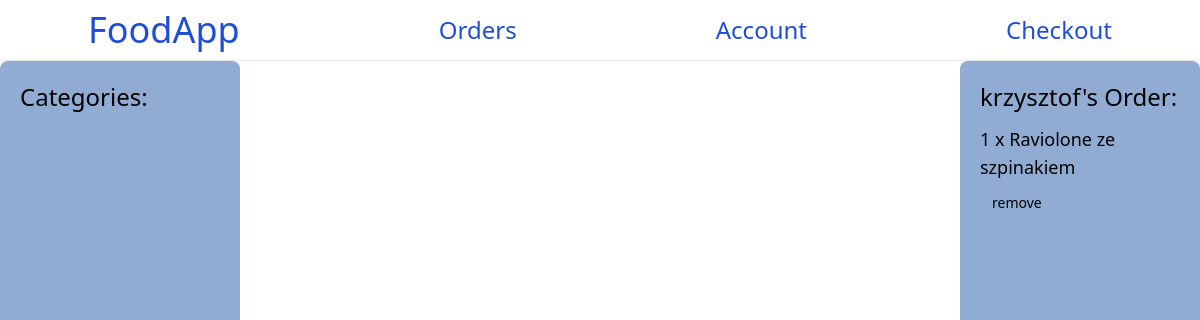
The page /restaurant/5 on the database its author committed.
### base/models.py (models this page shows, shortened)
class Order(models.Model):
    user = models.ForeignKey(User,on_delete=models.SET_NULL,null=True)
    items = models.ManyToManyField(OrderItem)
    combined_price = models.DecimalField(max_digits=10,decimal_places=2)
    delivery_price = models.DecimalField(max_digits=10,decimal_places=2)
    street = models.TextField(max_length=100)
    city = models.TextField(max_length=100)

class OrderItem(models.Model):
    items = models.ForeignKey(Item,on_delete=models.SET_NULL,null=True)
    quanity_for_order = models.DecimalField(max_digits=2,decimal_places=0)
    def __str__(self):
        return self.items.name

class Item(models.Model):
    place = models.ForeignKey(Restaurant, on_delete=models.SET_NULL, null=True)
    name = models.CharField(max_length=50)
    price = models.DecimalField(max_digits=10,decimal_places=2)
    type = models.CharField(
        max_length=32,
        choices=TYPES_OF_ITEMS,
        default='food',
    )

### base/views.py (the view, shortened to what this page needs)
# urls.py: path('restaurant/<str:pk>',views.restaurant,name='restaurant'),
def restaurant(request,pk):
    item_list = Item.objects.filter(place__id=pk)
    order = Order.objects.filter(user__username="krzysztof")[0]
    context = {'items': item_list,'order_items':order.items.all(),'order':order}
    return render(request,'base/restaurant.html',context)

### base/templates/base/restaurant.html (shortened to what this page needs)
{% extends 'main.html' %}
{% block content %}
<div class="items-center">
<div class="grid grid-cols-5 w-auto h-full">
<div class="col-span-1 bg-[#90acd3] h-screen p-5 rounded-lg">
    <h1 class="text-2xl">Categories:</h1>
</div>
<div class="col-span-3 content-center">
</div>
<div class="col-span-1 content-baseline bg-[#90acd3] bg-opacity-78 p-5 h-screen rounded-lg">
    <div>
        <h1 class="text-2xl pb-3">{{ order.user.username }}'s Order:</h1>
        <ul>
        <form method="post">
        {% for item in order_items %}
            <li class="text-lg">
                {% if item.quanity_for_order > 0 %}
                {{ item.quanity_for_order }} x
                {% endif %}
                {{ item }}
            </li>
            <button class="p-3 text-sm" name="remove-from-order" value="{{item.id}}">remove</button>
        {% endfor %}
        </form>
        </ul class="">
    </div>
</div>
</div>
</div>
{% endblock content %}

### rows shown on the page
Order: user.username "krzysztof"
OrderItem: quanity_for_order "1", items.name "Raviolone ze szpinakiem", {{ item.id }} 5 (drawn)
